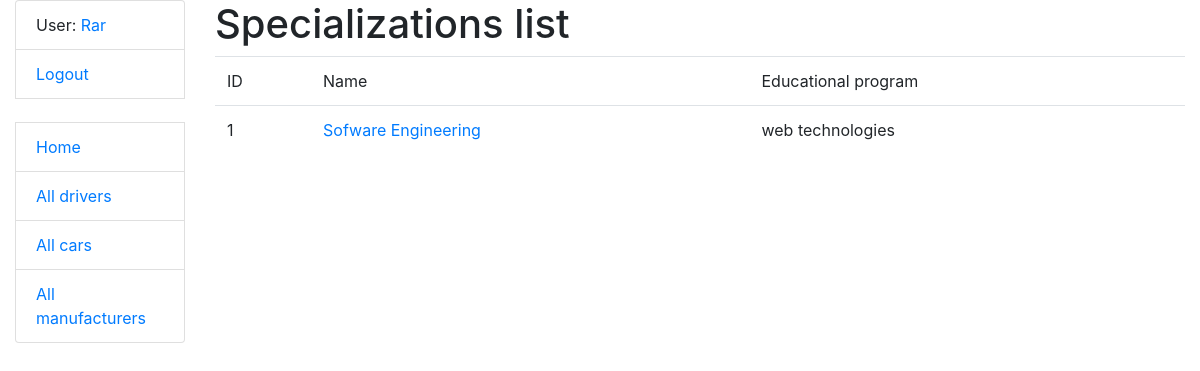
Page /specializations/ (signed in) on the earlier database version.
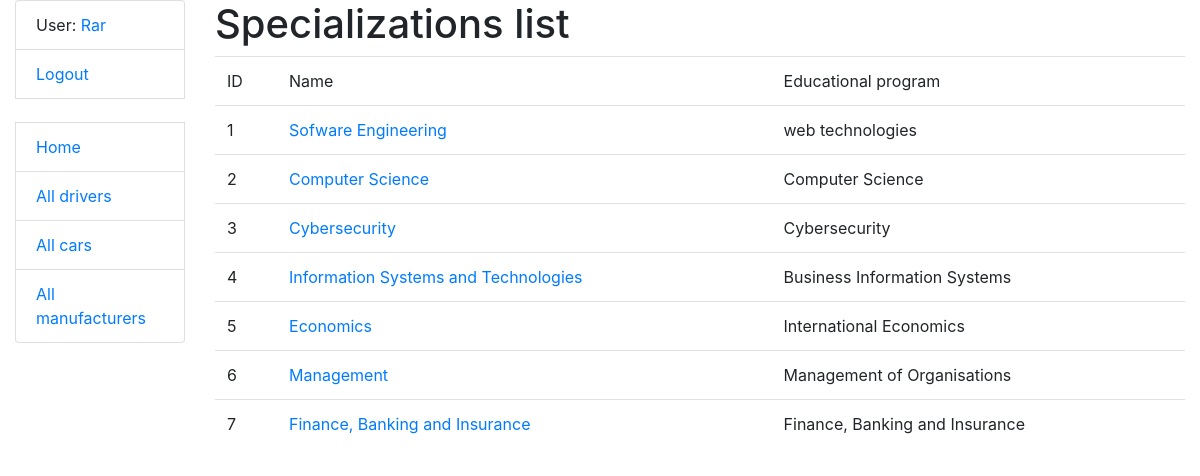
Same page on the later database version.
### university_app/models.py (models this page shows, shortened)
class Specialization(models.Model):
    name = models.CharField(max_length=255)
    educational_program = models.CharField(max_length=255)
    subjects = models.ManyToManyField("Subject", related_name="specializations_subjects")
    faculty = models.ForeignKey(Faculty, on_delete=models.PROTECT, related_name="specializations_faculty")

### university_app/views.py (the view)
# urls.py: path("specializations/", SpecializationListView.as_view(), name="specializations-list"),
class SpecializationListView(LoginRequiredMixin, generic.ListView):
    model = Specialization

### templates/university_app/specialization_list.html
{% extends "base.html" %}
{% block content %}
  <h1>Specializations list</h1>
  {% if specialization_list %}
    <table class="table">
      <tr>
        <td>ID</td>
        <td>Name</td>
        <td>Educational program</td>
      </tr>
      {% for specialization in specialization_list %}
        <tr>
          <td>{{ specialization.id }}</td>
          <td><a href="{% url "university_app:specialization-detail" pk=specialization.id %}">{{ specialization.name }}</a></td>
          <td>{{ specialization.educational_program }}</td>
        </tr>
      {% endfor %}
    </table>
  {% endif %}
{% endblock %}

Differences in the rows shown:
added Specialization: id "2", name "Computer Science", educational_program "Computer Science"
added Specialization: id "3", name "Cybersecurity", educational_program "Cybersecurity"
added Specialization: id "4", name "Information Systems and Technologies", educational_program "Business Information Systems"
added Specialization: id "5", name "Economics", educational_program "International Economics"
added Specialization: id "6", name "Management", educational_program "Management of Organisations"
added Specialization: id "7", name "Finance, Banking and Insurance", educational_program "Finance, Banking and Insurance"
